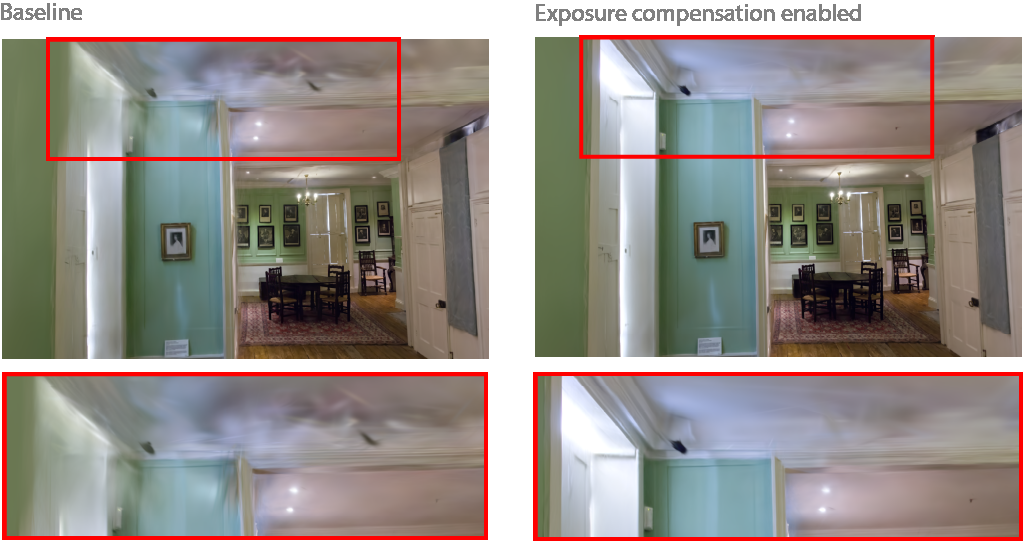
#> input picture assets/Exposure_comparison.png, 1023 x 541 px
$ python make_side_by_side_video.py --dir_a assets --dir_b assets --fps 1.0
#> lines starting #> are read from the running program, lines starting #| are printed output that depends on the picture
#!/usr/bin/env python3
# -*- coding: utf-8 -*-
"""
将两个文件夹中的图片序列分别导出为视频，
再将两路画面左右拼接成一个新视频（画面一半一半）。

用法示例：
    python make_side_by_side_video.py \
        --dir_a path/to/A \
        --dir_b path/to/B \
        --fps 30 \
        --out_a A.mp4 \
        --out_b B.mp4 \
        --out_combined combined.mp4
"""

import os
import glob
import argparse
import cv2


def get_sorted_image_list(folder):
    """获取文件夹下所有图片文件，按文件名排序。"""
#> called with folder = 'assets'
    exts = ["*.png", "*.jpg", "*.jpeg", "*.bmp", "*.tif", "*.tiff"]
    files = []
    for ext in exts:
        files.extend(glob.glob(os.path.join(folder, ext)))
#> pass 2 of the loop in get_sorted_image_list, `for ext in exts:`:
#> pass 2 of the loop in get_sorted_image_list, `for ext in exts:`:
    files.sort()
    return files


def make_video_from_images(image_paths, fps, output_path, frame_size=None):
    """
    将图片序列导出为视频。
    - image_paths: 图片路径列表（已排序）
    - fps: 帧率
    - output_path: 输出视频路径
    - frame_size: (width, height)，如果为 None，则使用第一张图片的尺寸
    """
#> called with fps = 1, output_path = 'A.mp4'
    if not image_paths:
        raise ValueError(f"No images found for video: {output_path}")

    # 读取第一帧，确定大小
    first_img = cv2.imread(image_paths[0])
#> first_img is the input picture: shape (541, 1023, 3); mean B, G, R 138.8, 143.8, 151.9
    if first_img is None:
        raise RuntimeError(f"Failed to read first image: {image_paths[0]}")

    if frame_size is None:
        h, w = first_img.shape[:2]
#> h = 541; w = 1023
        frame_size = (w, h)  # (width, height)
#> frame_size = (1023, 541)

    fourcc = cv2.VideoWriter_fourcc(*"mp4v")
    writer = cv2.VideoWriter(output_path, fourcc, fps, frame_size)

    for img_path in image_paths:
        img = cv2.imread(img_path)
        if img is None:
            print(f"Warning: failed to read {img_path}, skip.")
            continue
        img_resized = cv2.resize(img, frame_size)
        writer.write(img_resized)
#> pass 2 of the loop in make_video_from_images, `for img_path in image_paths:`:
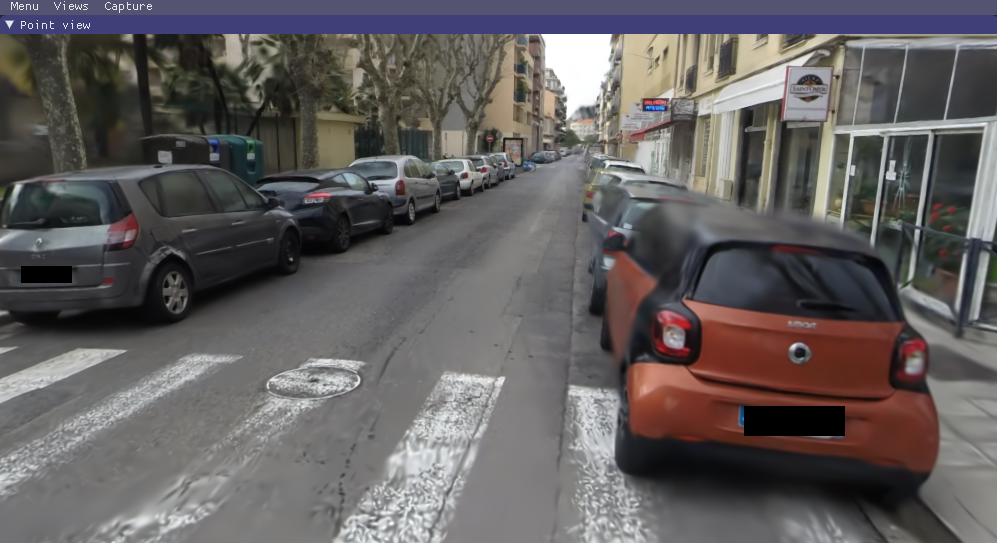
#> input picture assets/better.png, 997 x 543 px
#> in make_video_from_images, img is the input picture: shape (543, 997, 3); mean B, G, R 95.2, 94.7, 98.9
#| Saved video: A.mp4  (2 frames, size=(1023, 541))
#> pass 2 of the loop in make_video_from_images, `for img_path in image_paths:`:
#| Saved video: B.mp4  (2 frames, size=(1023, 541))

    writer.release()
    print(f"Saved video: {output_path}  ({len(image_paths)} frames, size={frame_size})")
    return frame_size  # 返回实际使用的 size


def make_side_by_side_video(image_paths_a, image_paths_b, fps, output_path, frame_size=None):
    """
    从两组图片制作左右拼接的视频。
    - 左边来自 A，右边来自 B。
    - 两边先 resize 成同样大小，然后横向拼接。
    - 最终输出 size ≈ (frame_size[0]*2, frame_size[1])
    """
#> called with fps = 1, output_path = 'combined.mp4', frame_size = (1023, 541)
    if not image_paths_a:
        raise ValueError("No images in dir A for combined video.")
    if not image_paths_b:
        raise ValueError("No images in dir B for combined video.")

    # 使用两组图片数量的较小值，保证 A/B 都有对应帧
    num_frames = min(len(image_paths_a), len(image_paths_b))
#> num_frames = 2
    image_paths_a = image_paths_a[:num_frames]
    image_paths_b = image_paths_b[:num_frames]

    # 确定单路画面的大小
    first_a = cv2.imread(image_paths_a[0])
    first_b = cv2.imread(image_paths_b[0])
    if first_a is None:
        raise RuntimeError(f"Failed to read first A image: {image_paths_a[0]}")
    if first_b is None:
        raise RuntimeError(f"Failed to read first B image: {image_paths_b[0]}")

    if frame_size is None:
        # 默认使用 A 的尺寸作为单路画面大小
        ha, wa = first_a.shape[:2]
        frame_size = (wa, ha)

    single_w, single_h = frame_size
#> single_w = 1023; single_h = 541
    combined_size = (single_w * 2, single_h)  # (width, height)
#> combined_size = (2046, 541)

    fourcc = cv2.VideoWriter_fourcc(*"mp4v")
    writer = cv2.VideoWriter(output_path, fourcc, fps, combined_size)

    for pa, pb in zip(image_paths_a, image_paths_b):
        img_a = cv2.imread(pa)
        img_b = cv2.imread(pb)
        if img_a is None or img_b is None:
            print(f"Warning: failed to read {pa} or {pb}, skip this frame.")
            continue

        img_a = cv2.resize(img_a, frame_size)
        img_b = cv2.resize(img_b, frame_size)

        # 水平拼接： [A | B]
        combined = cv2.hconcat([img_a, img_b])
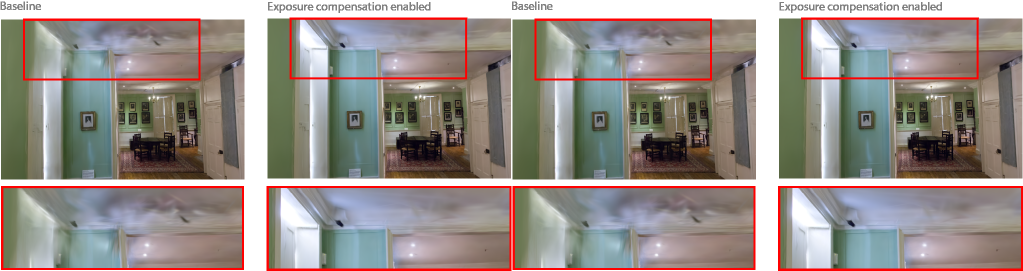
#> combined: shape (541, 2046, 3) (shown at 1/2 size); mean B, G, R 138.8, 143.8, 151.9
        writer.write(combined)
#> pass 2 of the loop in make_side_by_side_video, `for pa, pb in zip(image_paths_a, image_paths_b):`:
#> in make_side_by_side_video, `combined = cv2.hconcat([img_a, img_b])`:
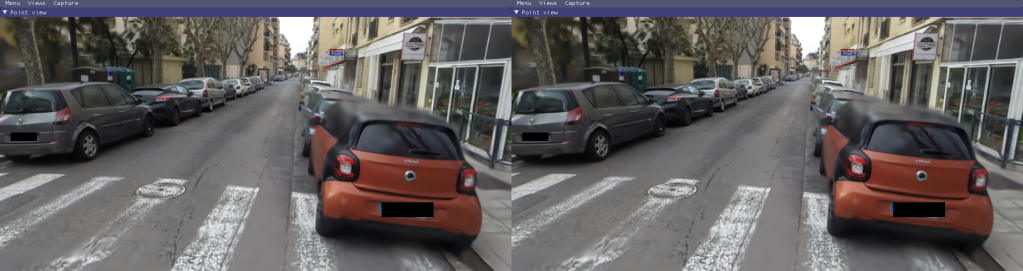
#> combined: shape (541, 2046, 3) (shown at 1/2 size); mean B, G, R 95.1, 94.6, 98.8

    writer.release()
    print(f"Saved combined video: {output_path}  ({num_frames} frames, size={combined_size})")
#| Saved combined video: combined.mp4  (2 frames, size=(2046, 541))


def main():
    parser = argparse.ArgumentParser(description="Make two videos from folders and combine them side-by-side.")
    parser.add_argument("--dir_a", required=True, help="文件夹 A，存放第一组图片")
    parser.add_argument("--dir_b", required=True, help="文件夹 B，存放第二组图片")
    parser.add_argument("--fps", type=float, required=True, help="帧率 (fps)")
    parser.add_argument("--out_a", default="A.mp4", help="A 文件夹导出视频路径")
    parser.add_argument("--out_b", default="B.mp4", help="B 文件夹导出视频路径")
    parser.add_argument("--out_combined", default="combined.mp4", help="左右拼接视频输出路径")
    args = parser.parse_args()

    # 获取图片列表
    imgs_a = get_sorted_image_list(args.dir_a)
    imgs_b = get_sorted_image_list(args.dir_b)

    if not imgs_a:
        raise ValueError(f"No images found in dir_a: {args.dir_a}")
    if not imgs_b:
        raise ValueError(f"No images found in dir_b: {args.dir_b}")

    print(f"Found {len(imgs_a)} images in A: {args.dir_a}")
    print(f"Found {len(imgs_b)} images in B: {args.dir_b}")

    # 1. 生成 A 视频（确定一个统一的 frame_size）
    frame_size_a = make_video_from_images(imgs_a, args.fps, args.out_a, frame_size=None)

    # 2. 生成 B 视频，强制使用与 A 相同的尺寸，这样之后左右拼接更稳定
    make_video_from_images(imgs_b, args.fps, args.out_b, frame_size=frame_size_a)

    # 3. 生成左右拼接视频（画面一半一半）
    make_side_by_side_video(imgs_a, imgs_b, args.fps, args.out_combined, frame_size=frame_size_a)


if __name__ == "__main__":
    main()
